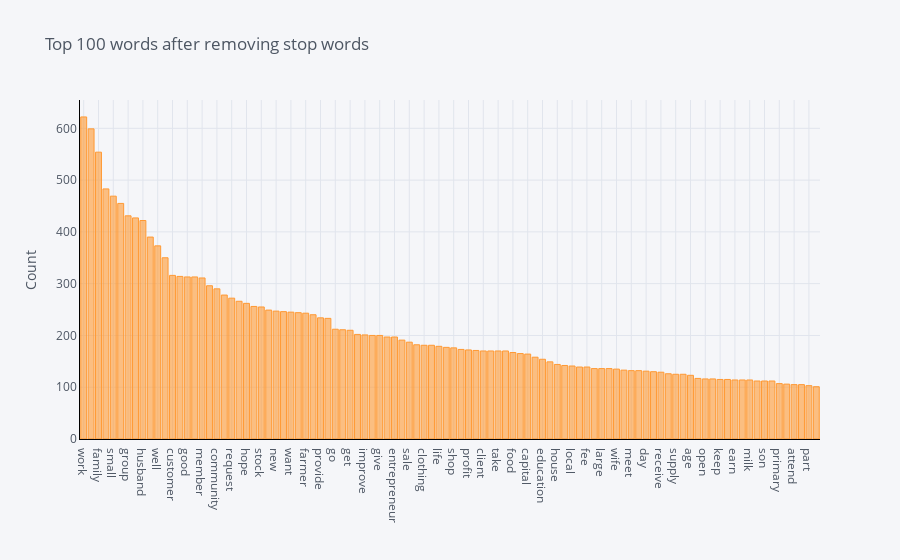

Notebook code cell kept with this figure:
### Markdown cell above
Notice how 6 additional columns are now added to the dataframe. en is the text after all pre-processing. Topic_0 ... Topic_3 are the topic proportions and represents the distribution of topics for each document. Dominant_Topic is the topic number with highest proportion and Perc_Dominant_Topic is the percentage of dominant topic over 1 (only shown when models are stochastic i.e. sum of all proportions equal to 1) .

### Code cell
plot_model()

### Figure 1 — Plotly figure (JSON) as saved in the notebook; plotly's stock layout.template omitted (floating-point values rounded to 4 significant figures)
{"data": [{"marker": {"color": "rgba(255, 153, 51, 0.6)", "line": {"color": "rgba(255, 153, 51, 1.0)", "width": 1}}, "name": "count", "orientation": "v", "text": "", "type": "bar", "x": ["work", "use", "family", "start", "small", "help", "group", "live", "husband", "product", "well", "increase", "customer", "marry", "good", "home", "member", "need", "community", "order", "request", "pay", "hope", "expand", "stock", "time", "new", "grow", "want", "area", "farmer", "rice", "provide", "store", "go", "money", "get", "support", "improve", "market", "give", "clothe", "entrepreneur", "hard", "sale", "repay", "clothing", "ago", "life", "run", "shop", "mother", "profit", "first", "client", "service", "take", "plan", "food", "high", "capital", "continue", "education", "invest", "house", "item", "local", "demand", "fee", "young", "large", "month", "wife", "operate", "meet", "say", "day", "farm", "receive", "still", "supply", "offer", "age", "currently", "open", "enough", "keep", "intend", "earn", "allow", "milk", "begin", "son", "save", "primary", "experience", "attend", "second", "part", "great"], "y": [622, 599, 554, 483, 469, 455, 431, 427, 422, 390, 373, 350, 316, 314, 313, 313, 311, 296, 290, 278, 272, 266, 262, 256, 255, 249, 247, 246, 245, 244, 243, 240, 234, 233, 212, 211, 210, 202, 201, 200, 200, 197, 197, 191, 187, 182, 181, 181, 179, 177, 176, 173, 172, 171, 170, 170, 170, 170, 167, 165, 164, 158, 154, 149, 144, 142, 141, 139, 139, 136, 136, 136, 135, 133, 132, 132, 131, 130, 129, 126, 125, 125, 123, 117, 116, 116, 115, 115, 114, 114, 114, 112, 112, 112, 107, 106, 105, 105, 103, 101]}], "layout": {"legend": {"bgcolor": "#F5F6F9", "font": {"color": "#4D5663"}}, "paper_bgcolor": "#F5F6F9", "plot_bgcolor": "#F5F6F9", "title": {"font": {"color": "#4D5663"}, "text": "Top 100 words after removing stop words"}, "xaxis": {"gridcolor": "#E1E5ED", "linecolor": "black", "showgrid": true, "tickfont": {"color": "#4D5663"}, "title": {"font": {"color": "#4D5663"}, "text": ""}, "zerolinecolor": "#E1E5ED", "type": "category", "range": [-0.5, 99.5], "autorange": true}, "yaxis": {"gridcolor": "#E1E5ED", "linecolor": "black", "showgrid": true, "tickfont": {"color": "#4D5663"}, "title": {"font": {"color": "#4D5663"}, "text": "Count"}, "zerolinecolor": "#E1E5ED", "type": "linear", "range": [0, 654.7], "autorange": true}, "autosize": true}}
